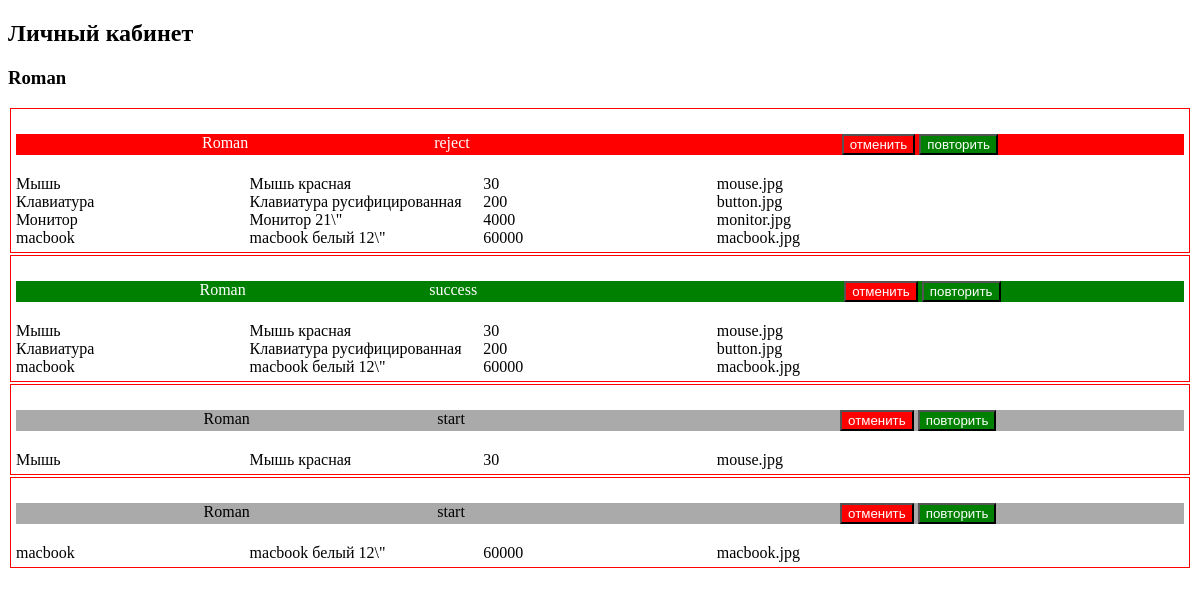
The app's page /profile.php (signed in) with its own data.
### tables this page shows
CREATE TABLE `orders` (
  `id` int(11) NOT NULL,
  `products` text NOT NULL,
  `id_user` int(11) NOT NULL,
  `status` int(11) NOT NULL,
  `date` date NOT NULL
);

CREATE TABLE `users` (
  `id` int(11) NOT NULL,
  `login` varchar(30) NOT NULL,
  `pass` varchar(50) NOT NULL,
  `name` varchar(100) NOT NULL,
  `is_admin` int(1) NOT NULL DEFAULT '0'
);

CREATE TABLE `status` (
  `id` int(11) NOT NULL,
  `name` varchar(20) NOT NULL
);

### profile.php (the view, shortened to what this page needs)
<?php
include('bd.php');
$idUser = (int)$_SESSION['login'];
$query = "SELECT orders.id, products, status, id_user, users.name as users_name, status.name as status_name, is_admin
   FROM orders JOIN users on id_user = users.id JOIN status on orders.status = status.id where id_user = $idUser";
$ordersQuery = mysqli_query($link, $query);
?>
<!doctype html>
<html lang="en">
<head>
  <link rel="stylesheet" href="style.css">
</head>
<body>
<h2>Личный кабинет</h2>
<?php
echo "<h3>{$_SESSION['name']}</h3>";
while ($row = mysqli_fetch_assoc($ordersQuery)):
  $products_html = '';
  foreach (json_decode($row['products']) as $product):
    $products_html .= <<<PRODUCT
<div class="products_row">
  <div class="good">{$product->good}</div>
  <div class="description">$product->description</div>
  <div class="price">{$product->price}</div>
  <div class="good_img">{$product->good_img}</div>
</div>
PRODUCT;
  endforeach;
  echo <<<ORDERS
<div class="orders">
<div class="orders__detail orders__detail-{$row['status_name']}">
<div class="id_user">{$row['users_name']}</div>
  <div class="status" id="status_{$row['id']}">{$row['status_name']}</div>
  <div class="date">{$row['date']}</div>
  <div>
  <input
  type="button"
  value="отменить"
  class="button-status orders__button-reject"
  name="reject"
  data-id="{$row['id']}"
  data-id_status="1"
  data-button="status">
  <input
  type="button"
  value="повторить"
  class="button-status orders__button-success"
  name="success"
  data-id="{$row['id']}"
  data-id_status="5"
  data-button="status">
  </div>
  </div>
  <div class="products_table">
    $products_html
  </div>
</div>
ORDERS;
endwhile;
?>
</body>
</html>

### style.css (style rules this page uses)
.products_row { display: grid; grid-template-columns: repeat(5, 1fr); }
.orders { border: red solid 1px; margin: 2px; padding: 5px; }
.orders__detail { display: flex; justify-content: space-evenly; margin: 20px 0; }
.orders__detail-start { background: #aaaaaa; }
.orders__button-reject, .orders__detail-reject { background: red; color: white; }
.orders__button-success, .orders__detail-success { background: green; color: white; }

### records on screen
orders: id_user.name "Roman", status.name "reject", good "Мышь", description "Мышь красная", price "30", good_img "mouse.jpg", good "Клавиатура", description "Клавиатура русифицированная", price "200", good_img "button.jpg", good "Монитор", description "Монитор 21\\\"", price "4000", good_img "monitor.jpg", good "macbook", description "macbook белый 12\\\"", price "60000", good_img "macbook.jpg"
orders: id_user.name "Roman", status.name "success", good "Мышь", description "Мышь красная", price "30", good_img "mouse.jpg", good "Клавиатура", description "Клавиатура русифицированная", price "200", good_img "button.jpg", good "macbook", description "macbook белый 12\\\"", price "60000", good_img "macbook.jpg"
orders: id_user.name "Roman", status.name "start", good "Мышь", description "Мышь красная", price "30", good_img "mouse.jpg"
orders: id_user.name "Roman", status.name "start", good "macbook", description "macbook белый 12\\\"", price "60000", good_img "macbook.jpg"

### other values on screen
$_SESSION['name'] "Roman"
